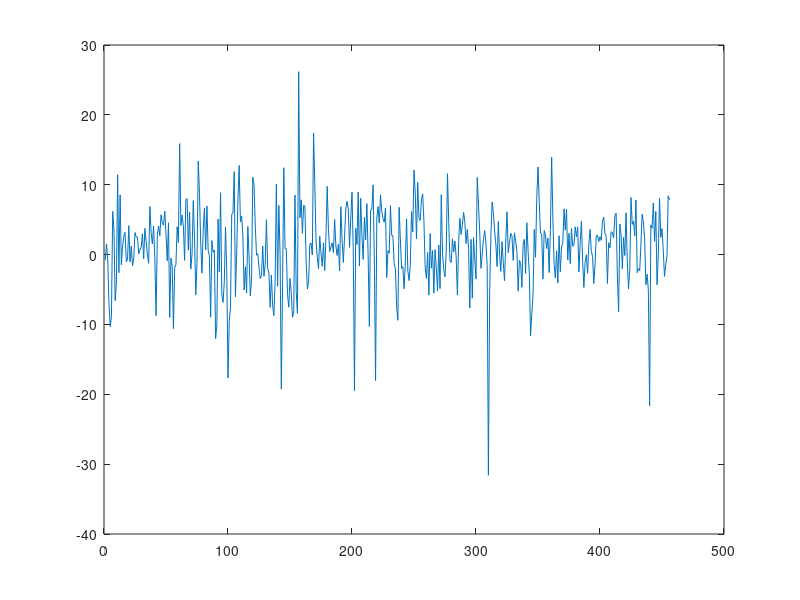

Source code (MATLAB): (Note: this script raises an error after producing the figure.)
%% 1 ARMA model
clear
clc
load arma_data
warning off all
    %% a


    figure
    plot(arma_data);

    Data_mean=mean(arma_data);
    Data_variance=var(arma_data);
    Data_median=median(arma_data);
    Data_kurtosis=kurtosis(arma_data);
    Data_skewness=skewness(arma_data);


    figure
    parcorr(arma_data,15)


    h_1 = adftest(arma_data);

    Data_mean,Data_variance, Data_median, Data_kurtosis, Data_skewness,h_1


    %% b
    % find fitted AR model
    Order=10;               % number of alternative models
    AIC=zeros(Order+1,1);

    for ar=0:Order
        AR=garchset('R',ar,'Display','off');                   
        [~,~,LLF,~,~,~] = garchfit(AR,arma_data);   
        AIC(ar+1) = aicbic(LLF,ar+2);            
    end
    % fitted AR
    [~,lag]=min(AIC); 
    AR=garchset('R',lag-1,'Display','off');
    [Coeff_AR,Errors_AR,LLF,Innovations,Sigmas,Summary] = garchfit(AR,arma_data);
    % LB test
    [h_LB,pValue,stat,cValue]= lbqtest(Innovations);

    disp('the result of 1.b')
    garchdisp(Coeff_AR,Errors_AR);
    h_LB 
    disp('we fail to reject the null autocorrelation of the series')

    %% c
    NAR=4;
    NMA=4;
    % number of alternative models
    AIC=zeros(5*5,1);
    flag=zeros(5*5,2);
    count=1;

    for ar=0:NAR
        for ma=0:NMA
        ARMA=garchset('R',ar,'M',ma,'Display','off');                   
        [~,~,LLF,~,~,~] = garchfit(ARMA,arma_data);
        flag(count,:)=[ar ma];
        AIC(count) = aicbic(LLF,ar+ma+2);
        count=count+1;
        end
    end

    plot([0:length(AIC)],AIC)
    [~,lag]=min(AIC);

    AR=garchset('R',flag(lag,1),'M',flag(lag,2),'Display','off');
    [Coeff_ARMA,Errors_ARMA,LLF,Innovations_ARMA,Sigmas,Summary] = garchfit(AR,arma_data);
    

    % arch test
    [h_arch,pValue1,stat1,cValue1] = archtest(Innovations_ARMA);
    
    disp('the result of 1.c')
    garchdisp(Coeff_ARMA,Errors_ARMA);
    h_arch
    disp('fail to reject null of no arch effect')

%% GARCH model
clear
clc

load('garch_data.mat')
warning off all

SP=garch_data(:,3);
GM=garch_data(:,2);

%% a
count=1;
pflag=0;
nP=2;
nQ=2;

flag=zeros((2+1)^2,2);
AIC_garch=zeros((2+1)^2,1);
BIC_garch=zeros((2+1)^2,1);

for q=0:nQ
    for p=0:nP
        if(q==0)
            pflag=p;
            p=0;
        end
GARCH=garchset('VarianceModel','GARCH','P',p,'Q',q,'Display','off');
[~,~,LLF,~,~,~] = garchfit(GARCH,SP);
% garchdisp(Coeff1,Errors1);

flag(count,:)=[p,q];
%[h1,pValue1,stat1,cValue1] = archtest(Innovations1);
[AIC_garch(count,1),BIC_garch(count,1)] = aicbic(LLF,garchcount(GARCH),length(SP));

count=count+1;
p=pflag;
    end
end

[~,lag]=min(AIC_garch); %  
spec=garchset('VarianceModel','GARCH','P',flag(lag,1),'Q',flag(lag,2),'Display','off');
[Coeff_garch,Errors_garch,LLF2,~,~,~] = garchfit(spec,SP);

% *fit result*
garchdisp(Coeff_garch,Errors_garch);

% *forecast*
[SigmaForecast_garch,MeanForecast_garch,SigmaTotal2,MeanRMSE2] = garchpred(Coeff_garch,SP,4); 
plot(SigmaForecast_garch,MeanForecast_garch);
legend('volatility','return')

% 



